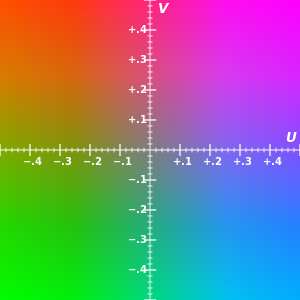
#> input picture Calibration/Tests/yuv.png, 300 x 300 px
$ python -i system_v2.py   (imports and definitions only)
#> lines starting #> are read from the running program, lines starting #| are printed output that depends on the picture; after the words box and inside, x2 and y2 are one past the last pixel; in counts of white or black regions, pixels touching at a corner belong together
#> further down, picture is the input picture: shape (300, 300, 3); mean B, G, R 128.8, 128.1, 128.8
import time
import threading
import queue
import picamera
from picamera.array import PiYUVArray
import datetime
from PIL import Image
import cv2
import numpy as np
import math
from scipy.spatial.transform import Rotation
from numpy.linalg import inv
from sys_calibration_bare import *
import copy


# Run system calibration before starting camera
# [1 line that did not run here, left out]
# [3 lines not run here, left out]

done = False # Global to indicate end of processing (To stop threads)
lock = threading.Lock() #
pool = [] # Pool of ImageProcessor threads
queue = queue.Queue()

# Camera Settings and Startup
RESOLUTION = (4032, 3040)
rescale_factor = 16
crop_window = 100

#RESOLUTION = (2016, 1520)
# [1 line that did not run here, left out]
# [1 line that did not run here, left out]
# [1 line that did not run here, left out]
# [1 line that did not run here, left out]
# [1 line not run here, left out]
frame_T_ms=242 # Time between frames. Adjusted for frame acquisition delay
# [2 lines not run here, left out]

# Blob detector (High Resolution)
params = cv2.SimpleBlobDetector_Params()
params.filterByArea = True
params.minArea = 50
params.maxArea = 10000
params.minDistBetweenBlobs = 500
params.filterByCircularity = True
params.minCircularity = 0
params.filterByConvexity = True
params.minConvexity = 0
params.filterByInertia = True
params.minInertiaRatio = 0.1
# [1 line that did not run here, left out]

# Blob detector (Rescaled Resolution)
params_low = cv2.SimpleBlobDetector_Params()
params_low.filterByArea = True
params_low.minArea = int(params.minArea/rescale_factor)
params_low.maxArea = int(params.maxArea*rescale_factor)
params_low.minDistBetweenBlobs = int(params.minDistBetweenBlobs/rescale_factor)
params_low.filterByCircularity = True
params_low.minCircularity = 0
params_low.filterByConvexity = True
params_low.minConvexity = 0
params_low.filterByInertia = True
params_low.minInertiaRatio = 0.1
# [1 line that did not run here, left out]

# Color detection thersholds (YUV)
lower_range = np.array([  0,  0, 83])
upper_range = np.array([233,255,255])

# Returns (x,y) real world coordinates at height z.
# [23 lines left out: function getWorldCoordsAtZ, not called in this run]


Nframes=0 # Number of processed frames
# Processing pipeline for each frame
def image_processor(frame):
    #print("Processing frame")
    '''
    global Nframes, done
    with lock:
        print("Acquired frames", Nframes)
        Nframes+=1

    if Nframes == 50:
        stop = datetime.datetime.now()
        elapsed = (stop - start).total_seconds()
        print("Framerate:",Nframes/elapsed)
        with lock:
            done=True
    '''
    print("")


    # Resize high resolution to low resolution
    tic = datetime.datetime.now()
    total = tic
    frame_low = cv2.resize(frame, (int(RESOLUTION[0]/rescale_factor),int(RESOLUTION[1]/rescale_factor)),interpolation = cv2.INTER_NEAREST)
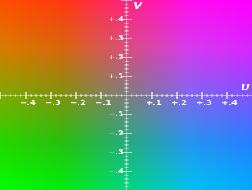
#> frame_low: shape (190, 252, 3); mean B, G, R 128, 127.5, 129.1
    print("cv2.resize (s):",(datetime.datetime.now()-tic).microseconds/1000000)

    # Filter by color to find LED
    tic = datetime.datetime.now()
    mask = cv2.inRange(frame_low, lower_range, upper_range)
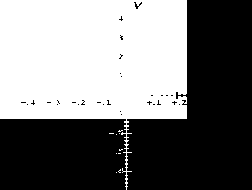
#> mask: shape (190, 252); 46.5% white; 10 white regions (9 under 20 px), largest, box (x1, y1, x2, y2) and area: (0, 0, 187, 190) 22244
    print("cv2.inRange (s):",(datetime.datetime.now()-tic).microseconds/1000000)

    # Blob detector
    tic = datetime.datetime.now()
#> (the run stopped early here; a loop or call above may not have finished)
